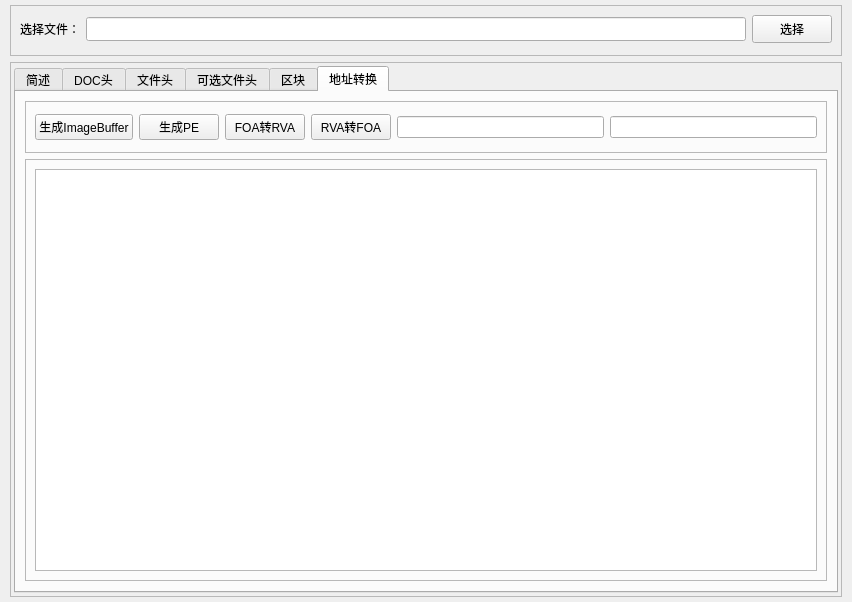
<?xml version="1.0" encoding="UTF-8"?>
<ui version="4.0">
 <class>MainWindow</class>
 <widget class="QMainWindow" name="MainWindow">
  <property name="geometry">
   <rect>
    <x>0</x>
    <y>0</y>
    <width>852</width>
    <height>602</height>
   </rect>
  </property>
  <property name="windowTitle">
   <string>PE工具</string>
  </property>
  <widget class="QWidget" name="centralwidget">
   <layout class="QVBoxLayout" name="verticalLayout" stretch="0,100">
    <property name="leftMargin">
     <number>10</number>
    </property>
    <property name="topMargin">
     <number>5</number>
    </property>
    <property name="rightMargin">
     <number>10</number>
    </property>
    <property name="bottomMargin">
     <number>5</number>
    </property>
    <item>
     <layout class="QHBoxLayout" name="horizontalLayout">
      <item>
       <widget class="QFrame" name="frame">
        <property name="frameShape">
         <enum>QFrame::StyledPanel</enum>
        </property>
        <property name="frameShadow">
         <enum>QFrame::Raised</enum>
        </property>
        <layout class="QHBoxLayout" name="horizontalLayout_3">
         <property name="bottomMargin">
          <number>12</number>
         </property>
         <item>
          <widget class="QLabel" name="label_23">
           <property name="minimumSize">
            <size>
             <width>0</width>
             <height>28</height>
            </size>
           </property>
           <property name="text">
            <string>选择文件：</string>
           </property>
          </widget>
         </item>
         <item>
          <widget class="QLineEdit" name="textSelectPath">
           <property name="minimumSize">
            <size>
             <width>0</width>
             <height>24</height>
            </size>
           </property>
          </widget>
         </item>
         <item>
          <widget class="QPushButton" name="btnSelectFile">
           <property name="minimumSize">
            <size>
             <width>0</width>
             <height>28</height>
            </size>
           </property>
           <property name="text">
            <string>选择</string>
           </property>
          </widget>
         </item>
        </layout>
       </widget>
      </item>
     </layout>
    </item>
    <item>
     <layout class="QHBoxLayout" name="horizontalLayout_2">
      <item>
       <widget class="QFrame" name="frame_2">
        <property name="frameShape">
         <enum>QFrame::StyledPanel</enum>
        </property>
        <property name="frameShadow">
         <enum>QFrame::Raised</enum>
        </property>
        <layout class="QVBoxLayout" name="verticalLayout_2">
         <property name="leftMargin">
          <number>3</number>
         </property>
         <property name="topMargin">
          <number>3</number>
         </property>
         <property name="rightMargin">
          <number>3</number>
         </property>
         <property name="bottomMargin">
          <number>3</number>
         </property>
         <item>
          <widget class="QTabWidget" name="tabWidget">
           <property name="currentIndex">
            <number>5</number>
           </property>
           <widget class="QWidget" name="tabDesc">
            <attribute name="title">
             <string>简述</string>
            </attribute>
            <layout class="QVBoxLayout" name="verticalLayout_3">
             <item>
              <widget class="QPlainTextEdit" name="textDesc"/>
             </item>
            </layout>
           </widget>
           <widget class="QWidget" name="tabDos">
            <attribute name="title">
             <string>DOC头</string>
            </attribute>
            <layout class="QHBoxLayout" name="horizontalLayout_5" stretch="0">
             <property name="spacing">
              <number>0</number>
             </property>
             <item>
              <widget class="QPlainTextEdit" name="textHeaderDoc"/>
             </item>
            </layout>
           </widget>
           <widget class="QWidget" name="tabPE">
            <attribute name="title">
             <string>文件头</string>
            </attribute>
            <layout class="QVBoxLayout" name="verticalLayout_4">
             <item>
              <widget class="QFrame" name="frame_3">
               <property name="frameShape">
                <enum>QFrame::StyledPanel</enum>
               </property>
               <property name="frameShadow">
                <enum>QFrame::Raised</enum>
               </property>
               <layout class="QHBoxLayout" name="horizontalLayout_6" stretch="2,5,3">
                <item>
                 <widget class="QWidget" name="widget_4" native="true">
                  <layout class="QVBoxLayout" name="verticalLayout_5">
                   <item>
                    <widget class="QLabel" name="label">
                     <property name="layoutDirection">
                      <enum>Qt::RightToLeft</enum>
                     </property>
                     <property name="text">
                      <string>Machine</string>
                     </property>
                     <property name="alignment">
                      <set>Qt::AlignRight|Qt::AlignTrailing|Qt::AlignVCenter</set>
                     </property>
                    </widget>
                   </item>
                   <item>
                    <widget class="QLabel" name="label_3">
                     <property name="layoutDirection">
                      <enum>Qt::RightToLeft</enum>
                     </property>
                     <property name="text">
                      <string>NumberOfSections</string>
                     </property>
                     <property name="alignment">
                      <set>Qt::AlignRight|Qt::AlignTrailing|Qt::AlignVCenter</set>
                     </property>
                    </widget>
                   </item>
                   <item>
                    <widget class="QLabel" name="label_22">
                     <property name="layoutDirection">
                      <enum>Qt::RightToLeft</enum>
                     </property>
                     <property name="text">
                      <string>TimeDateStamp</string>
                     </property>
                     <property name="alignment">
                      <set>Qt::AlignRight|Qt::AlignTrailing|Qt::AlignVCenter</set>
                     </property>
                    </widget>
                   </item>
                   <item>
                    <widget class="QLabel" name="label_24">
                     <property name="layoutDirection">
                      <enum>Qt::RightToLeft</enum>
                     </property>
                     <property name="text">
                      <string>PointerToSymbolTable</string>
                     </property>
                     <property name="alignment">
                      <set>Qt::AlignRight|Qt::AlignTrailing|Qt::AlignVCenter</set>
                     </property>
                    </widget>
                   </item>
                   <item>
                    <widget class="QLabel" name="label_25">
                     <property name="layoutDirection">
                      <enum>Qt::RightToLeft</enum>
                     </property>
                     <property name="text">
                      <string>NumberOfSymbols</string>
                     </property>
                     <property name="alignment">
                      <set>Qt::AlignRight|Qt::AlignTrailing|Qt::AlignVCenter</set>
                     </property>
                    </widget>
                   </item>
                   <item>
                    <widget class="QLabel" name="label_26">
                     <property name="layoutDirection">
                      <enum>Qt::RightToLeft</enum>
                     </property>
                     <property name="text">
                      <string>SizeOfOptionalHeader</string>
                     </property>
                     <property name="alignment">
                      <set>Qt::AlignRight|Qt::AlignTrailing|Qt::AlignVCenter</set>
                     </property>
                    </widget>
                   </item>
                   <item>
                    <widget class="QLabel" name="label_27">
                     <property name="layoutDirection">
                      <enum>Qt::RightToLeft</enum>
                     </property>
                     <property name="text">
                      <string>Characteristics</string>
                     </property>
                     <property name="alignment">
                      <set>Qt::AlignRight|Qt::AlignTrailing|Qt::AlignVCenter</set>
                     </property>
                    </widget>
                   </item>
                  </layout>
                 </widget>
                </item>
                <item>
                 <widget class="QWidget" name="widget_5" native="true">
                  <layout class="QVBoxLayout" name="verticalLayout_6">
                   <item>
                    <widget class="QLineEdit" name="Machine"/>
                   </item>
                   <item>
                    <widget class="QLineEdit" name="NumberOfSections"/>
                   </item>
                   <item>
                    <widget class="QLineEdit" name="TimeDateStamp"/>
                   </item>
                   <item>
                    <widget class="QLineEdit" name="PointerToSymbolTable"/>
                   </item>
                   <item>
                    <widget class="QLineEdit" name="NumberOfSymbols"/>
                   </item>
                   <item>
                    <widget class="QLineEdit" name="SizeOfOptionalHeader"/>
                   </item>
                   <item>
                    <widget class="QLineEdit" name="Characteristics"/>
                   </item>
                  </layout>
                 </widget>
                </item>
                <item>
                 <widget class="QWidget" name="widget_6" native="true"/>
                </item>
               </layout>
              </widget>
             </item>
             <item>
              <spacer name="verticalSpacer">
               <property name="orientation">
                <enum>Qt::Vertical</enum>
               </property>
               <property name="sizeHint" stdset="0">
                <size>
                 <width>20</width>
                 <height>40</height>
                </size>
               </property>
              </spacer>
             </item>
            </layout>
           </widget>
           <widget class="QWidget" name="tabOption">
            <attribute name="title">
             <string>可选文件头</string>
            </attribute>
            <layout class="QHBoxLayout" name="horizontalLayout_7">
             <property name="leftMargin">
              <number>5</number>
             </property>
             <property name="topMargin">
              <number>6</number>
             </property>
             <property name="rightMargin">
              <number>5</number>
             </property>
             <property name="bottomMargin">
              <number>5</number>
             </property>
             <item>
              <widget class="QFrame" name="frame_4">
               <property name="frameShape">
                <enum>QFrame::StyledPanel</enum>
               </property>
               <property name="frameShadow">
                <enum>QFrame::Raised</enum>
               </property>
               <layout class="QHBoxLayout" name="horizontalLayout_8" stretch="0">
                <item>
                 <widget class="QPlainTextEdit" name="textOption"/>
                </item>
               </layout>
              </widget>
             </item>
            </layout>
           </widget>
           <widget class="QWidget" name="tabSection">
            <attribute name="title">
             <string>区块</string>
            </attribute>
            <layout class="QVBoxLayout" name="verticalLayout_7">
             <item>
              <widget class="QPlainTextEdit" name="textSection"/>
             </item>
            </layout>
           </widget>
           <widget class="QWidget" name="tab">
            <attribute name="title">
             <string>地址转换</string>
            </attribute>
            <layout class="QVBoxLayout" name="verticalLayout_8" stretch="0,100">
             <property name="bottomMargin">
              <number>10</number>
             </property>
             <item>
              <widget class="QFrame" name="frame_5">
               <property name="frameShape">
                <enum>QFrame::StyledPanel</enum>
               </property>
               <property name="frameShadow">
                <enum>QFrame::Raised</enum>
               </property>
               <layout class="QHBoxLayout" name="horizontalLayout_4">
                <property name="topMargin">
                 <number>12</number>
                </property>
                <property name="bottomMargin">
                 <number>12</number>
                </property>
                <item>
                 <widget class="QPushButton" name="btnImageBuffer">
                  <property name="text">
                   <string>生成ImageBuffer</string>
                  </property>
                 </widget>
                </item>
                <item>
                 <widget class="QPushButton" name="btnGenPE">
                  <property name="text">
                   <string>生成PE</string>
                  </property>
                 </widget>
                </item>
                <item>
                 <widget class="QPushButton" name="pushButton_2">
                  <property name="text">
                   <string>FOA转RVA</string>
                  </property>
                 </widget>
                </item>
                <item>
                 <widget class="QPushButton" name="pushButton">
                  <property name="text">
                   <string>RVA转FOA</string>
                  </property>
                 </widget>
                </item>
                <item>
                 <widget class="QLineEdit" name="lineEdit"/>
                </item>
                <item>
                 <widget class="QLineEdit" name="lineEdit_2"/>
                </item>
               </layout>
              </widget>
             </item>
             <item>
              <widget class="QFrame" name="frame_6">
               <property name="frameShape">
                <enum>QFrame::StyledPanel</enum>
               </property>
               <property name="frameShadow">
                <enum>QFrame::Raised</enum>
               </property>
               <layout class="QVBoxLayout" name="verticalLayout_9">
                <item>
                 <widget class="QPlainTextEdit" name="textImageBuffer"/>
                </item>
               </layout>
              </widget>
             </item>
            </layout>
           </widget>
          </widget>
         </item>
        </layout>
       </widget>
      </item>
     </layout>
    </item>
   </layout>
  </widget>
  <widget class="QMenuBar" name="menubar">
   <property name="geometry">
    <rect>
     <x>0</x>
     <y>0</y>
     <width>852</width>
     <height>22</height>
    </rect>
   </property>
  </widget>
 </widget>
 <resources/>
 <connections/>
</ui>
